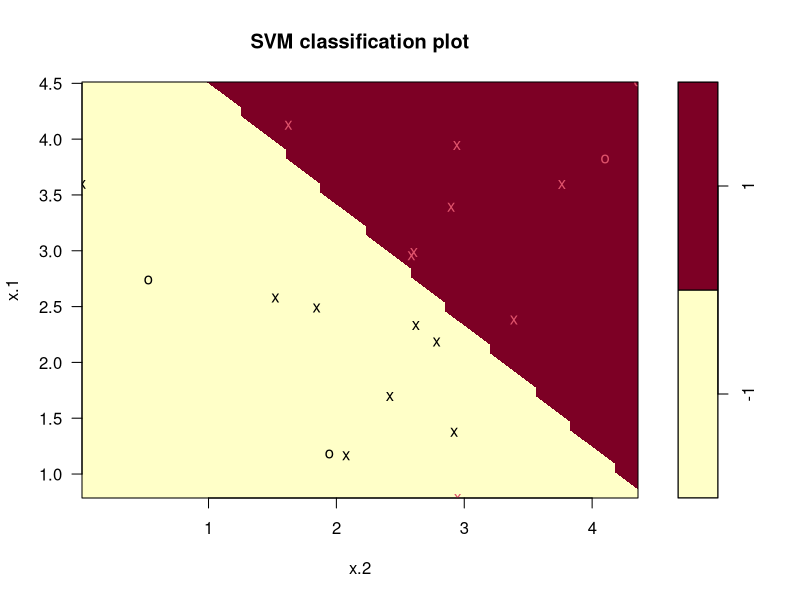
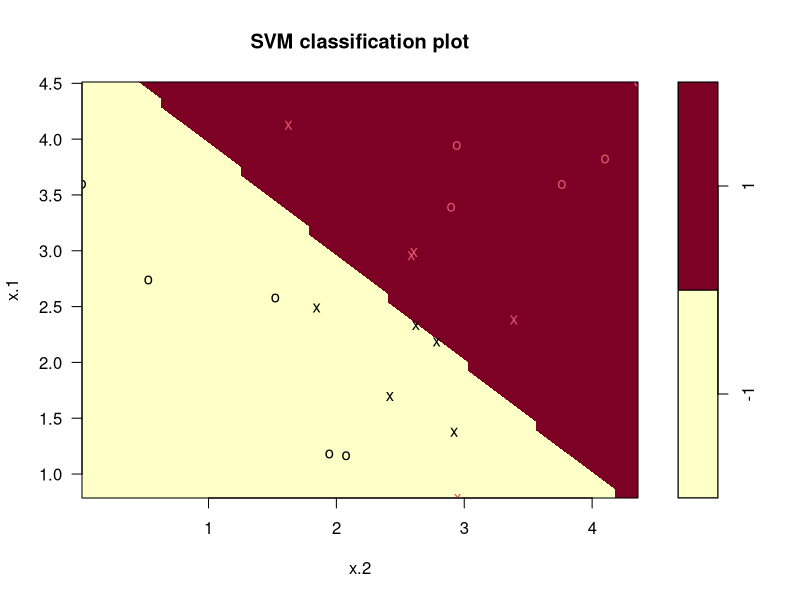
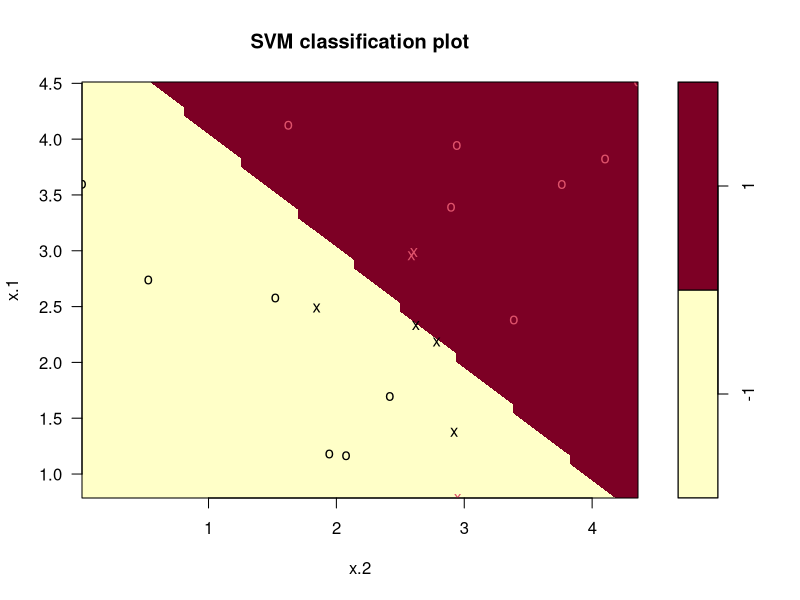

Write the R code that produced these figures, in order.
set.seed(1)
x <- matrix (rnorm (20*2,2) , ncol =2)
y <- c(rep (-1,10) , rep (1 ,10) )
x[y==1,] = x[y==1,] + 1

dat <- data.frame(x=x, y=as.factor (y))

library(e1071)
svmfit1 <- svm(y~., data = dat, kernel = "linear", cost = 0.1, scale = FALSE)
svmfit2 <- svm(y~., data = dat, kernel = "linear", cost = 1, scale = FALSE)
svmfit3 <- svm(y~., data = dat, kernel = "linear", cost = 100, scale = FALSE)

plot(svmfit1, dat)
plot(svmfit2, dat)
plot(svmfit3, dat)

c(length(svmfit1$index),length(svmfit2$index),length(svmfit3$index))

